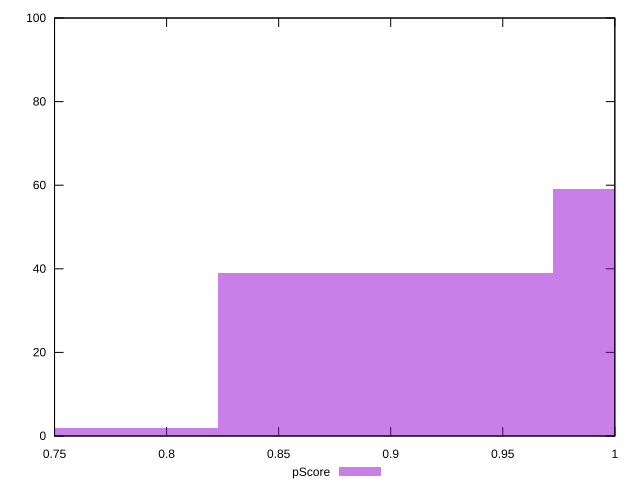

Recreate this plot in gnuplot.
reset

$pScore <<EOF
0.8976545627913025 39
1.047263656589853 59
0.748045468992752 2
EOF

set key outside below
set boxwidth 0.14960909379855042
set xrange [0.75:1]
set yrange [0:100]
set trange [0:100]
set style fill transparent solid 0.5 noborder
set terminal svg size 640, 490 enhanced background rgb 'white'
set output "report_00020_2021-02-19T21:17:38.612Z2/unminified-javascript/samples/pages+cached/pScore/histogram.svg"

plot $pScore title "pScore" with boxes

reset
